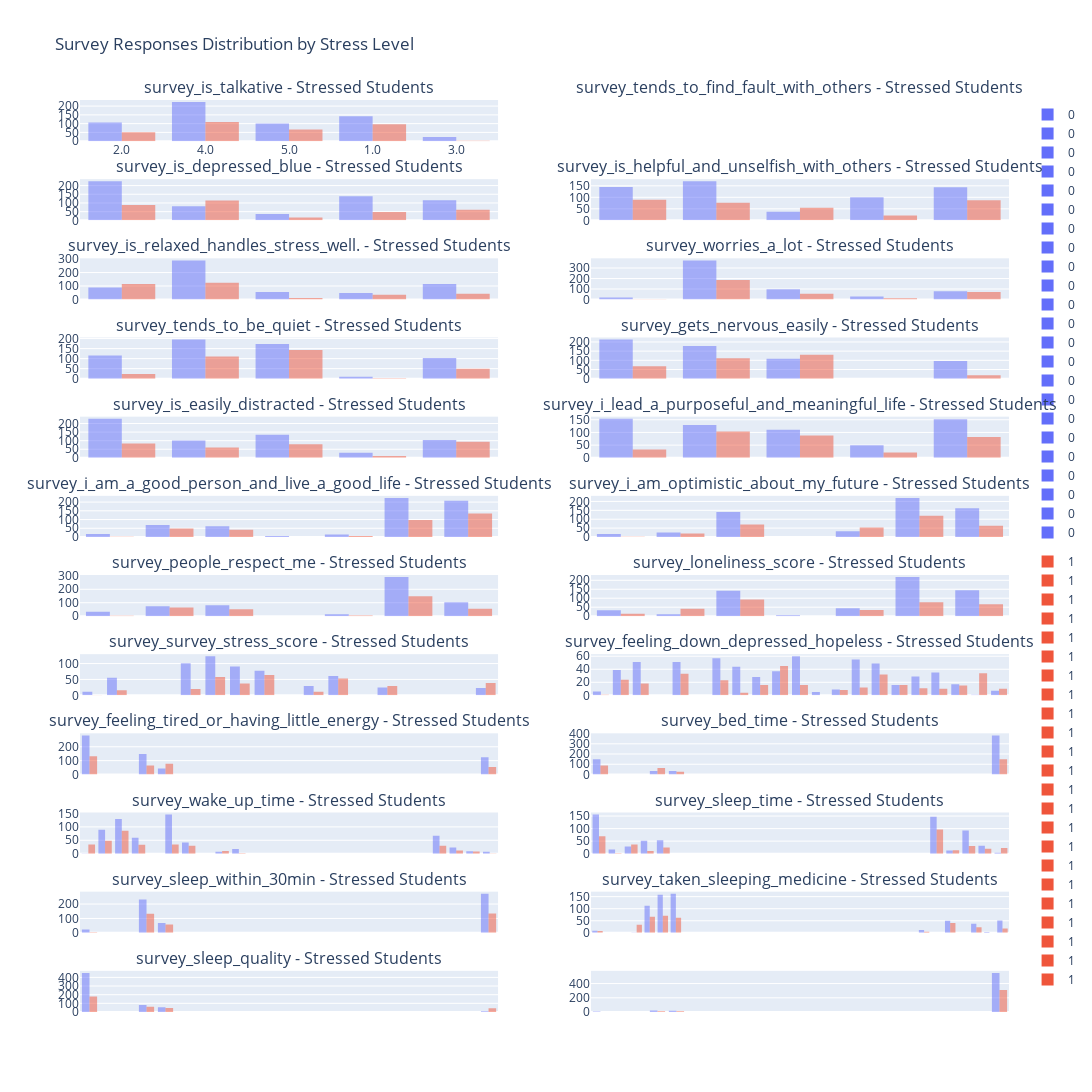

Notebook source saved alongside this figure:
### Markdown cell above
- Stressed people sleeps lesser than the rest

### Code cell
survey_cols = df.columns[df.columns.str.contains('survey')]
no_subplot_column = len(survey_cols)//2 + len(survey_cols)%2
subplots = make_subplots(
    rows=no_subplot_column, 
    cols=2,
    subplot_titles=list(f'{col} - Stressed Students' for col in survey_cols)
    )
for i,col in enumerate(survey_cols, start=1):
    fig = px.histogram(
        df.astype(str),
        x=col,
        color='is_stressed',
        barmode='overlay',
    )
    for data in fig['data']:
        subplots.add_trace(data, row= (i//2)+1, col= (2 if i%2==0 else 1))
subplots.update_layout(height=400* no_subplot_column , width=1600, title_text="Survey Responses Distribution by Stress Level")
subplots.update_xaxes(showticklabels=True)

subplots.show()

### Figure 1 — Plotly figure (JSON) as saved in the notebook; plotly's stock layout.template omitted (floating-point values rounded to 4 significant figures; data arrays with more than 128 entries replaced by an {"elided": "..."} marker saying what was removed)
{"data": [{"bingroup": "x", "hovertemplate": "is_stressed=0<br>survey_is_talkative=%{x}<br>count=%{y}<extra></extra>", "legendgroup": "0", "marker": {"color": "#636efa", "opacity": 0.5, "pattern": {"shape": ""}}, "name": "0", "orientation": "v", "showlegend": true, "type": "histogram", "x": {"elided": "596 str values"}, "xaxis": "x", "yaxis": "y"}, {"bingroup": "x", "hovertemplate": "is_stressed=1<br>survey_is_talkative=%{x}<br>count=%{y}<extra></extra>", "legendgroup": "1", "marker": {"color": "#EF553B", "opacity": 0.5, "pattern": {"shape": ""}}, "name": "1", "orientation": "v", "showlegend": true, "type": "histogram", "x": {"elided": "328 str values"}, "xaxis": "x", "yaxis": "y"}, {"bingroup": "x", "hovertemplate": "is_stressed=0<br>survey_tends_to_find_fault_with_others=%{x}<br>count=%{y}<extra></extra>", "legendgroup": "0", "marker": {"color": "#636efa", "opacity": 0.5, "pattern": {"shape": ""}}, "name": "0", "orientation": "v", "showlegend": true, "type": "histogram", "x": {"elided": "596 str values"}, "xaxis": "x4", "yaxis": "y4"}, {"bingroup": "x", "hovertemplate": "is_stressed=1<br>survey_tends_to_find_fault_with_others=%{x}<br>count=%{y}<extra></extra>", "legendgroup": "1", "marker": {"color": "#EF553B", "opacity": 0.5, "pattern": {"shape": ""}}, "name": "1", "orientation": "v", "showlegend": true, "type": "histogram", "x": {"elided": "328 str values"}, "xaxis": "x4", "yaxis": "y4"}, {"bingroup": "x", "hovertemplate": "is_stressed=0<br>survey_is_depressed_blue=%{x}<br>count=%{y}<extra></extra>", "legendgroup": "0", "marker": {"color": "#636efa", "opacity": 0.5, "pattern": {"shape": ""}}, "name": "0", "orientation": "v", "showlegend": true, "type": "histogram", "x": {"elided": "596 str values"}, "xaxis": "x3", "yaxis": "y3"}, {"bingroup": "x", "hovertemplate": "is_stressed=1<br>survey_is_depressed_blue=%{x}<br>count=%{y}<extra></extra>", "legendgroup": "1", "marker": {"color": "#EF553B", "opacity": 0.5, "pattern": {"shape": ""}}, "name": "1", "orientation": "v", "showlegend": true, "type": "histogram", "x": {"elided": "328 str values"}, "xaxis": "x3", "yaxis": "y3"}, {"bingroup": "x", "hovertemplate": "is_stressed=0<br>survey_is_helpful_and_unselfish_with_others=%{x}<br>count=%{y}<extra></extra>", "legendgroup": "0", "marker": {"color": "#636efa", "opacity": 0.5, "pattern": {"shape": ""}}, "name": "0", "orientation": "v", "showlegend": true, "type": "histogram", "x": {"elided": "596 str values"}, "xaxis": "x6", "yaxis": "y6"}, {"bingroup": "x", "hovertemplate": "is_stressed=1<br>survey_is_helpful_and_unselfish_with_others=%{x}<br>count=%{y}<extra></extra>", "legendgroup": "1", "marker": {"color": "#EF553B", "opacity": 0.5, "pattern": {"shape": ""}}, "name": "1", "orientation": "v", "showlegend": true, "type": "histogram", "x": {"elided": "328 str values"}, "xaxis": "x6", "yaxis": "y6"}, {"bingroup": "x", "hovertemplate": "is_stressed=0<br>survey_is_relaxed_handles_stress_well.=%{x}<br>count=%{y}<extra></extra>", "legendgroup": "0", "marker": {"color": "#636efa", "opacity": 0.5, "pattern": {"shape": ""}}, "name": "0", "orientation": "v", "showlegend": true, "type": "histogram", "x": {"elided": "596 str values"}, "xaxis": "x5", "yaxis": "y5"}, {"bingroup": "x", "hovertemplate": "is_stressed=1<br>survey_is_relaxed_handles_stress_well.=%{x}<br>count=%{y}<extra></extra>", "legendgroup": "1", "marker": {"color": "#EF553B", "opacity": 0.5, "pattern": {"shape": ""}}, "name": "1", "orientation": "v", "showlegend": true, "type": "histogram", "x": {"elided": "328 str values"}, "xaxis": "x5", "yaxis": "y5"}, {"bingroup": "x", "hovertemplate": "is_stressed=0<br>survey_worries_a_lot=%{x}<br>count=%{y}<extra></extra>", "legendgroup": "0", "marker": {"color": "#636efa", "opacity": 0.5, "pattern": {"shape": ""}}, "name": "0", "orientation": "v", "showlegend": true, "type": "histogram", "x": {"elided": "596 str values"}, "xaxis": "x8", "yaxis": "y8"}, {"bingroup": "x", "hovertemplate": "is_stressed=1<br>survey_worries_a_lot=%{x}<br>count=%{y}<extra></extra>", "legendgroup": "1", "marker": {"color": "#EF553B", "opacity": 0.5, "pattern": {"shape": ""}}, "name": "1", "orientation": "v", "showlegend": true, "type": "histogram", "x": {"elided": "328 str values"}, "xaxis": "x8", "yaxis": "y8"}, {"bingroup": "x", "hovertemplate": "is_stressed=0<br>survey_tends_to_be_quiet=%{x}<br>count=%{y}<extra></extra>", "legendgroup": "0", "marker": {"color": "#636efa", "opacity": 0.5, "pattern": {"shape": ""}}, "name": "0", "orientation": "v", "showlegend": true, "type": "histogram", "x": {"elided": "596 str values"}, "xaxis": "x7", "yaxis": "y7"}, {"bingroup": "x", "hovertemplate": "is_stressed=1<br>survey_tends_to_be_quiet=%{x}<br>count=%{y}<extra></extra>", "legendgroup": "1", "marker": {"color": "#EF553B", "opacity": 0.5, "pattern": {"shape": ""}}, "name": "1", "orientation": "v", "showlegend": true, "type": "histogram", "x": {"elided": "328 str values"}, "xaxis": "x7", "yaxis": "y7"}, {"bingroup": "x", "hovertemplate": "is_stressed=0<br>survey_gets_nervous_easily=%{x}<br>count=%{y}<extra></extra>", "legendgroup": "0", "marker": {"color": "#636efa", "opacity": 0.5, "pattern": {"shape": ""}}, "name": "0", "orientation": "v", "showlegend": true, "type": "histogram", "x": {"elided": "596 str values"}, "xaxis": "x10", "yaxis": "y10"}, {"bingroup": "x", "hovertemplate": "is_stressed=1<br>survey_gets_nervous_easily=%{x}<br>count=%{y}<extra></extra>", "legendgroup": "1", "marker": {"color": "#EF553B", "opacity": 0.5, "pattern": {"shape": ""}}, "name": "1", "orientation": "v", "showlegend": true, "type": "histogram", "x": {"elided": "328 str values"}, "xaxis": "x10", "yaxis": "y10"}, {"bingroup": "x", "hovertemplate": "is_stressed=0<br>survey_is_easily_distracted=%{x}<br>count=%{y}<extra></extra>", "legendgroup": "0", "marker": {"color": "#636efa", "opacity": 0.5, "pattern": {"shape": ""}}, "name": "0", "orientation": "v", "showlegend": true, "type": "histogram", "x": {"elided": "596 str values"}, "xaxis": "x9", "yaxis": "y9"}, {"bingroup": "x", "hovertemplate": "is_stressed=1<br>survey_is_easily_distracted=%{x}<br>count=%{y}<extra></extra>", "legendgroup": "1", "marker": {"color": "#EF553B", "opacity": 0.5, "pattern": {"shape": ""}}, "name": "1", "orientation": "v", "showlegend": true, "type": "histogram", "x": {"elided": "328 str values"}, "xaxis": "x9", "yaxis": "y9"}, {"bingroup": "x", "hovertemplate": "is_stressed=0<br>survey_i_lead_a_purposeful_and_meaningful_life=%{x}<br>count=%{y}<extra></extra>", "legendgroup": "0", "marker": {"color": "#636efa", "opacity": 0.5, "pattern": {"shape": ""}}, "name": "0", "orientation": "v", "showlegend": true, "type": "histogram", "x": {"elided": "596 str values"}, "xaxis": "x12", "yaxis": "y12"}, {"bingroup": "x", "hovertemplate": "is_stressed=1<br>survey_i_lead_a_purposeful_and_meaningful_life=%{x}<br>count=%{y}<extra></extra>", "legendgroup": "1", "marker": {"color": "#EF553B", "opacity": 0.5, "pattern": {"shape": ""}}, "name": "1", "orientation": "v", "showlegend": true, "type": "histogram", "x": {"elided": "328 str values"}, "xaxis": "x12", "yaxis": "y12"}, {"bingroup": "x", "hovertemplate": "is_stressed=0<br>survey_i_am_a_good_person_and_live_a_good_life=%{x}<br>count=%{y}<extra></extra>", "legendgroup": "0", "marker": {"color": "#636efa", "opacity": 0.5, "pattern": {"shape": ""}}, "name": "0", "orientation": "v", "showlegend": true, "type": "histogram", "x": {"elided": "596 str values"}, "xaxis": "x11", "yaxis": "y11"}, {"bingroup": "x", "hovertemplate": "is_stressed=1<br>survey_i_am_a_good_person_and_live_a_good_life=%{x}<br>count=%{y}<extra></extra>", "legendgroup": "1", "marker": {"color": "#EF553B", "opacity": 0.5, "pattern": {"shape": ""}}, "name": "1", "orientation": "v", "showlegend": true, "type": "histogram", "x": {"elided": "328 str values"}, "xaxis": "x11", "yaxis": "y11"}, {"bingroup": "x", "hovertemplate": "is_stressed=0<br>survey_i_am_optimistic_about_my_future=%{x}<br>count=%{y}<extra></extra>", "legendgroup": "0", "marker": {"color": "#636efa", "opacity": 0.5, "pattern": {"shape": ""}}, "name": "0", "orientation": "v", "showlegend": true, "type": "histogram", "x": {"elided": "596 str values"}, "xaxis": "x14", "yaxis": "y14"}, {"bingroup": "x", "hovertemplate": "is_stressed=1<br>survey_i_am_optimistic_about_my_future=%{x}<br>count=%{y}<extra></extra>", "legendgroup": "1", "marker": {"color": "#EF553B", "opacity": 0.5, "pattern": {"shape": ""}}, "name": "1", "orientation": "v", "showlegend": true, "type": "histogram", "x": {"elided": "328 str values"}, "xaxis": "x14", "yaxis": "y14"}, {"bingroup": "x", "hovertemplate": "is_stressed=0<br>survey_people_respect_me=%{x}<br>count=%{y}<extra></extra>", "legendgroup": "0", "marker": {"color": "#636efa", "opacity": 0.5, "pattern": {"shape": ""}}, "name": "0", "orientation": "v", "showlegend": true, "type": "histogram", "x": {"elided": "596 str values"}, "xaxis": "x13", "yaxis": "y13"}, {"bingroup": "x", "hovertemplate": "is_stressed=1<br>survey_people_respect_me=%{x}<br>count=%{y}<extra></extra>", "legendgroup": "1", "marker": {"color": "#EF553B", "opacity": 0.5, "pattern": {"shape": ""}}, "name": "1", "orientation": "v", "showlegend": true, "type": "histogram", "x": {"elided": "328 str values"}, "xaxis": "x13", "yaxis": "y13"}, {"bingroup": "x", "hovertemplate": "is_stressed=0<br>survey_loneliness_score=%{x}<br>count=%{y}<extra></extra>", "legendgroup": "0", "marker": {"color": "#636efa", "opacity": 0.5, "pattern": {"shape": ""}}, "name": "0", "orientation": "v", "showlegend": true, "type": "histogram", "x": {"elided": "596 str values"}, "xaxis": "x16", "yaxis": "y16"}, {"bingroup": "x", "hovertemplate": "is_stressed=1<br>survey_loneliness_score=%{x}<br>count=%{y}<extra></extra>", "legendgroup": "1", "marker": {"color": "#EF553B", "opacity": 0.5, "pattern": {"shape": ""}}, "name": "1", "orientation": "v", "showlegend": true, "type": "histogram", "x": {"elided": "328 str values"}, "xaxis": "x16", "yaxis": "y16"}, {"bingroup": "x", "hovertemplate": "is_stressed=0<br>survey_survey_stress_score=%{x}<br>count=%{y}<extra></extra>", "legendgroup": "0", "marker": {"color": "#636efa", "opacity": 0.5, "pattern": {"shape": ""}}, "name": "0", "orientation": "v", "showlegend": true, "type": "histogram", "x": {"elided": "596 str values"}, "xaxis": "x15", "yaxis": "y15"}, {"bingroup": "x", "hovertemplate": "is_stressed=1<br>survey_survey_stress_score=%{x}<br>count=%{y}<extra></extra>", "legendgroup": "1", "marker": {"color": "#EF553B", "opacity": 0.5, "pattern": {"shape": ""}}, "name": "1", "orientation": "v", "showlegend": true, "type": "histogram", "x": {"elided": "328 str values"}, "xaxis": "x15", "yaxis": "y15"}, {"bingroup": "x", "hovertemplate": "is_stressed=0<br>survey_feeling_down_depressed_hopeless=%{x}<br>count=%{y}<extra></extra>", "legendgroup": "0", "marker": {"color": "#636efa", "opacity": 0.5, "pattern": {"shape": ""}}, "name": "0", "orientation": "v", "showlegend": true, "type": "histogram", "x": {"elided": "596 str values"}, "xaxis": "x18", "yaxis": "y18"}, {"bingroup": "x", "hovertemplate": "is_stressed=1<br>survey_feeling_down_depressed_hopeless=%{x}<br>count=%{y}<extra></extra>", "legendgroup": "1", "marker": {"color": "#EF553B", "opacity": 0.5, "pattern": {"shape": ""}}, "name": "1", "orientation": "v", "showlegend": true, "type": "histogram", "x": {"elided": "328 str values"}, "xaxis": "x18", "yaxis": "y18"}, {"bingroup": "x", "hovertemplate": "is_stressed=0<br>survey_feeling_tired_or_having_little_energy=%{x}<br>count=%{y}<extra></extra>", "legendgroup": "0", "marker": {"color": "#636efa", "opacity": 0.5, "pattern": {"shape": ""}}, "name": "0", "orientation": "v", "showlegend": true, "type": "histogram", "x": {"elided": "596 str values"}, "xaxis": "x17", "yaxis": "y17"}, {"bingroup": "x", "hovertemplate": "is_stressed=1<br>survey_feeling_tired_or_having_little_energy=%{x}<br>count=%{y}<extra></extra>", "legendgroup": "1", "marker": {"color": "#EF553B", "opacity": 0.5, "pattern": {"shape": ""}}, "name": "1", "orientation": "v", "showlegend": true, "type": "histogram", "x": {"elided": "328 str values"}, "xaxis": "x17", "yaxis": "y17"}, {"bingroup": "x", "hovertemplate": "is_stressed=0<br>survey_bed_time=%{x}<br>count=%{y}<extra></extra>", "legendgroup": "0", "marker": {"color": "#636efa", "opacity": 0.5, "pattern": {"shape": ""}}, "name": "0", "orientation": "v", "showlegend": true, "type": "histogram", "x": {"elided": "596 str values"}, "xaxis": "x20", "yaxis": "y20"}, {"bingroup": "x", "hovertemplate": "is_stressed=1<br>survey_bed_time=%{x}<br>count=%{y}<extra></extra>", "legendgroup": "1", "marker": {"color": "#EF553B", "opacity": 0.5, "pattern": {"shape": ""}}, "name": "1", "orientation": "v", "showlegend": true, "type": "histogram", "x": {"elided": "328 str values"}, "xaxis": "x20", "yaxis": "y20"}, {"bingroup": "x", "hovertemplate": "is_stressed=0<br>survey_wake_up_time=%{x}<br>count=%{y}<extra></extra>", "legendgroup": "0", "marker": {"color": "#636efa", "opacity": 0.5, "pattern": {"shape": ""}}, "name": "0", "orientation": "v", "showlegend": true, "type": "histogram", "x": {"elided": "596 str values"}, "xaxis": "x19", "yaxis": "y19"}, {"bingroup": "x", "hovertemplate": "is_stressed=1<br>survey_wake_up_time=%{x}<br>count=%{y}<extra></extra>", "legendgroup": "1", "marker": {"color": "#EF553B", "opacity": 0.5, "pattern": {"shape": ""}}, "name": "1", "orientation": "v", "showlegend": true, "type": "histogram", "x": {"elided": "328 str values"}, "xaxis": "x19", "yaxis": "y19"}, {"bingroup": "x", "hovertemplate": "is_stressed=0<br>survey_sleep_time=%{x}<br>count=%{y}<extra></extra>", "legendgroup": "0", "marker": {"color": "#636efa", "opacity": 0.5, "pattern": {"shape": ""}}, "name": "0", "orientation": "v", "showlegend": true, "type": "histogram", "x": {"elided": "596 str values"}, "xaxis": "x22", "yaxis": "y22"}, {"bingroup": "x", "hovertemplate": "is_stressed=1<br>survey_sleep_time=%{x}<br>count=%{y}<extra></extra>", "legendgroup": "1", "marker": {"color": "#EF553B", "opacity": 0.5, "pattern": {"shape": ""}}, "name": "1", "orientation": "v", "showlegend": true, "type": "histogram", "x": {"elided": "328 str values"}, "xaxis": "x22", "yaxis": "y22"}, {"bingroup": "x", "hovertemplate": "is_stressed=0<br>survey_sleep_within_30min=%{x}<br>count=%{y}<extra></extra>", "legendgroup": "0", "marker": {"color": "#636efa", "opacity": 0.5, "pattern": {"shape": ""}}, "name": "0", "orientation": "v", "showlegend": true, "type": "histogram", "x": {"elided": "596 str values"}, "xaxis": "x21", "yaxis": "y21"}, {"bingroup": "x", "hovertemplate": "is_stressed=1<br>survey_sleep_within_30min=%{x}<br>count=%{y}<extra></extra>", "legendgroup": "1", "marker": {"color": "#EF553B", "opacity": 0.5, "pattern": {"shape": ""}}, "name": "1", "orientation": "v", "showlegend": true, "type": "histogram", "x": {"elided": "328 str values"}, "xaxis": "x21", "yaxis": "y21"}, {"bingroup": "x", "hovertemplate": "is_stressed=0<br>survey_taken_sleeping_medicine=%{x}<br>count=%{y}<extra></extra>", "legendgroup": "0", "marker": {"color": "#636efa", "opacity": 0.5, "pattern": {"shape": ""}}, "name": "0", "orientation": "v", "showlegend": true, "type": "histogram", "x": {"elided": "596 str values"}, "xaxis": "x24", "yaxis": "y24"}, {"bingroup": "x", "hovertemplate": "is_stressed=1<br>survey_taken_sleeping_medicine=%{x}<br>count=%{y}<extra></extra>", "legendgroup": "1", "marker": {"color": "#EF553B", "opacity": 0.5, "pattern": {"shape": ""}}, "name": "1", "orientation": "v", "showlegend": true, "type": "histogram", "x": {"elided": "328 str values"}, "xaxis": "x24", "yaxis": "y24"}, {"bingroup": "x", "hovertemplate": "is_stressed=0<br>survey_sleep_quality=%{x}<br>count=%{y}<extra></extra>", "legendgroup": "0", "marker": {"color": "#636efa", "opacity": 0.5, "pattern": {"shape": ""}}, "name": "0", "orientation": "v", "showlegend": true, "type": "histogram", "x": {"elided": "596 str values"}, "xaxis": "x23", "yaxis": "y23"}, {"bingroup": "x", "hovertemplate": "is_stressed=1<br>survey_sleep_quality=%{x}<br>count=%{y}<extra></extra>", "legendgroup": "1", "marker": {"color": "#EF553B", "opacity": 0.5, "pattern": {"shape": ""}}, "name": "1", "orientation": "v", "showlegend": true, "type": "histogram", "x": {"elided": "328 str values"}, "xaxis": "x23", "yaxis": "y23"}], "layout": {"annotations": [{"font": {"size": 16}, "showarrow": false, "text": "survey_is_talkative - Stressed Students", "x": 0.225, "xanchor": "center", "xref": "paper", "y": 1, "yanchor": "bottom", "yref": "paper"}, {"font": {"size": 16}, "showarrow": false, "text": "survey_tends_to_find_fault_with_others - Stressed Students", "x": 0.775, "xanchor": "center", "xref": "paper", "y": 1, "yanchor": "bottom", "yref": "paper"}, {"font": {"size": 16}, "showarrow": false, "text": "survey_is_depressed_blue - Stressed Students", "x": 0.225, "xanchor": "center", "xref": "paper", "y": 0.9132, "yanchor": "bottom", "yref": "paper"}, {"font": {"size": 16}, "showarrow": false, "text": "survey_is_helpful_and_unselfish_with_others - Stressed Students", "x": 0.775, "xanchor": "center", "xref": "paper", "y": 0.9132, "yanchor": "bottom", "yref": "paper"}, {"font": {"size": 16}, "showarrow": false, "text": "survey_is_relaxed_handles_stress_well. - Stressed Students", "x": 0.225, "xanchor": "center", "xref": "paper", "y": 0.8264, "yanchor": "bottom", "yref": "paper"}, {"font": {"size": 16}, "showarrow": false, "text": "survey_worries_a_lot - Stressed Students", "x": 0.775, "xanchor": "center", "xref": "paper", "y": 0.8264, "yanchor": "bottom", "yref": "paper"}, {"font": {"size": 16}, "showarrow": false, "text": "survey_tends_to_be_quiet - Stressed Students", "x": 0.225, "xanchor": "center", "xref": "paper", "y": 0.7396, "yanchor": "bottom", "yref": "paper"}, {"font": {"size": 16}, "showarrow": false, "text": "survey_gets_nervous_easily - Stressed Students", "x": 0.775, "xanchor": "center", "xref": "paper", "y": 0.7396, "yanchor": "bottom", "yref": "paper"}, {"font": {"size": 16}, "showarrow": false, "text": "survey_is_easily_distracted - Stressed Students", "x": 0.225, "xanchor": "center", "xref": "paper", "y": 0.6528, "yanchor": "bottom", "yref": "paper"}, {"font": {"size": 16}, "showarrow": false, "text": "survey_i_lead_a_purposeful_and_meaningful_life - Stressed Students", "x": 0.775, "xanchor": "center", "xref": "paper", "y": 0.6528, "yanchor": "bottom", "yref": "paper"}, {"font": {"size": 16}, "showarrow": false, "text": "survey_i_am_a_good_person_and_live_a_good_life - Stressed Students", "x": 0.225, "xanchor": "center", "xref": "paper", "y": 0.566, "yanchor": "bottom", "yref": "paper"}, {"font": {"size": 16}, "showarrow": false, "text": "survey_i_am_optimistic_about_my_future - Stressed Students", "x": 0.775, "xanchor": "center", "xref": "paper", "y": 0.566, "yanchor": "bottom", "yref": "paper"}, {"font": {"size": 16}, "showarrow": false, "text": "survey_people_respect_me - Stressed Students", "x": 0.225, "xanchor": "center", "xref": "paper", "y": 0.4792, "yanchor": "bottom", "yref": "paper"}, {"font": {"size": 16}, "showarrow": false, "text": "survey_loneliness_score - Stressed Students", "x": 0.775, "xanchor": "center", "xref": "paper", "y": 0.4792, "yanchor": "bottom", "yref": "paper"}, {"font": {"size": 16}, "showarrow": false, "text": "survey_survey_stress_score - Stressed Students", "x": 0.225, "xanchor": "center", "xref": "paper", "y": 0.3924, "yanchor": "bottom", "yref": "paper"}, {"font": {"size": 16}, "showarrow": false, "text": "survey_feeling_down_depressed_hopeless - Stressed Students", "x": 0.775, "xanchor": "center", "xref": "paper", "y": 0.3924, "yanchor": "bottom", "yref": "paper"}, {"font": {"size": 16}, "showarrow": false, "text": "survey_feeling_tired_or_having_little_energy - Stressed Students", "x": 0.225, "xanchor": "center", "xref": "paper", "y": 0.3056, "yanchor": "bottom", "yref": "paper"}, {"font": {"size": 16}, "showarrow": false, "text": "survey_bed_time - Stressed Students", "x": 0.775, "xanchor": "center", "xref": "paper", "y": 0.3056, "yanchor": "bottom", "yref": "paper"}, {"font": {"size": 16}, "showarrow": false, "text": "survey_wake_up_time - Stressed Students", "x": 0.225, "xanchor": "center", "xref": "paper", "y": 0.2188, "yanchor": "bottom", "yref": "paper"}, {"font": {"size": 16}, "showarrow": false, "text": "survey_sleep_time - Stressed Students", "x": 0.775, "xanchor": "center", "xref": "paper", "y": 0.2188, "yanchor": "bottom", "yref": "paper"}, {"font": {"size": 16}, "showarrow": false, "text": "survey_sleep_within_30min - Stressed Students", "x": 0.225, "xanchor": "center", "xref": "paper", "y": 0.1319, "yanchor": "bottom", "yref": "paper"}, {"font": {"size": 16}, "showarrow": false, "text": "survey_taken_sleeping_medicine - Stressed Students", "x": 0.775, "xanchor": "center", "xref": "paper", "y": 0.1319, "yanchor": "bottom", "yref": "paper"}, {"font": {"size": 16}, "showarrow": false, "text": "survey_sleep_quality - Stressed Students", "x": 0.225, "xanchor": "center", "xref": "paper", "y": 0.04514, "yanchor": "bottom", "yref": "paper"}], "height": 4800, "title": {"text": "Survey Responses Distribution by Stress Level"}, "width": 1600, "xaxis": {"anchor": "y", "domain": [0, 0.45], "showticklabels": true}, "xaxis10": {"anchor": "y10", "domain": [0.55, 1], "showticklabels": true}, "xaxis11": {"anchor": "y11", "domain": [0, 0.45], "showticklabels": true}, "xaxis12": {"anchor": "y12", "domain": [0.55, 1], "showticklabels": true}, "xaxis13": {"anchor": "y13", "domain": [0, 0.45], "showticklabels": true}, "xaxis14": {"anchor": "y14", "domain": [0.55, 1], "showticklabels": true}, "xaxis15": {"anchor": "y15", "domain": [0, 0.45], "showticklabels": true}, "xaxis16": {"anchor": "y16", "domain": [0.55, 1], "showticklabels": true}, "xaxis17": {"anchor": "y17", "domain": [0, 0.45], "showticklabels": true}, "xaxis18": {"anchor": "y18", "domain": [0.55, 1], "showticklabels": true}, "xaxis19": {"anchor": "y19", "domain": [0, 0.45], "showticklabels": true}, "xaxis2": {"anchor": "y2", "domain": [0.55, 1], "showticklabels": true}, "xaxis20": {"anchor": "y20", "domain": [0.55, 1], "showticklabels": true}, "xaxis21": {"anchor": "y21", "domain": [0, 0.45], "showticklabels": true}, "xaxis22": {"anchor": "y22", "domain": [0.55, 1], "showticklabels": true}, "xaxis23": {"anchor": "y23", "domain": [0, 0.45], "showticklabels": true}, "xaxis24": {"anchor": "y24", "domain": [0.55, 1], "showticklabels": true}, "xaxis3": {"anchor": "y3", "domain": [0, 0.45], "showticklabels": true}, "xaxis4": {"anchor": "y4", "domain": [0.55, 1], "showticklabels": true}, "xaxis5": {"anchor": "y5", "domain": [0, 0.45], "showticklabels": true}, "xaxis6": {"anchor": "y6", "domain": [0.55, 1], "showticklabels": true}, "xaxis7": {"anchor": "y7", "domain": [0, 0.45], "showticklabels": true}, "xaxis8": {"anchor": "y8", "domain": [0.55, 1], "showticklabels": true}, "xaxis9": {"anchor": "y9", "domain": [0, 0.45], "showticklabels": true}, "yaxis": {"anchor": "x", "domain": [0.9549, 1]}, "yaxis10": {"anchor": "x10", "domain": [0.6076, 0.6528]}, "yaxis11": {"anchor": "x11", "domain": [0.5208, 0.566]}, "yaxis12": {"anchor": "x12", "domain": [0.5208, 0.566]}, "yaxis13": {"anchor": "x13", "domain": [0.434, 0.4792]}, "yaxis14": {"anchor": "x14", "domain": [0.434, 0.4792]}, "yaxis15": {"anchor": "x15", "domain": [0.3472, 0.3924]}, "yaxis16": {"anchor": "x16", "domain": [0.3472, 0.3924]}, "yaxis17": {"anchor": "x17", "domain": [0.2604, 0.3056]}, "yaxis18": {"anchor": "x18", "domain": [0.2604, 0.3056]}, "yaxis19": {"anchor": "x19", "domain": [0.1736, 0.2188]}, "yaxis2": {"anchor": "x2", "domain": [0.9549, 1]}, "yaxis20": {"anchor": "x20", "domain": [0.1736, 0.2188]}, "yaxis21": {"anchor": "x21", "domain": [0.08681, 0.1319]}, "yaxis22": {"anchor": "x22", "domain": [0.08681, 0.1319]}, "yaxis23": {"anchor": "x23", "domain": [0, 0.04514]}, "yaxis24": {"anchor": "x24", "domain": [0, 0.04514]}, "yaxis3": {"anchor": "x3", "domain": [0.8681, 0.9132]}, "yaxis4": {"anchor": "x4", "domain": [0.8681, 0.9132]}, "yaxis5": {"anchor": "x5", "domain": [0.7812, 0.8264]}, "yaxis6": {"anchor": "x6", "domain": [0.7812, 0.8264]}, "yaxis7": {"anchor": "x7", "domain": [0.6944, 0.7396]}, "yaxis8": {"anchor": "x8", "domain": [0.6944, 0.7396]}, "yaxis9": {"anchor": "x9", "domain": [0.6076, 0.6528]}}}
